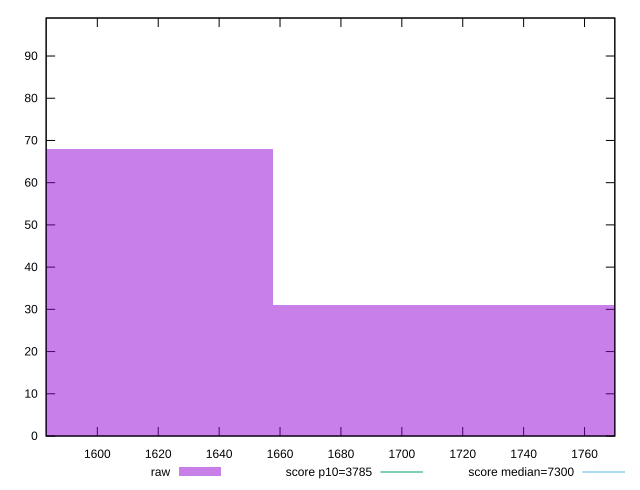

Here is the gnuplot script that generated this plot:
reset

$raw <<EOF
1585.680643034871 68
1729.8334287653138 31
EOF

set key outside below
set boxwidth 144.15278573044282
set xrange [1583.1881999999998:1769.9472]
set yrange [0:99]
set trange [0:99]
set style fill transparent solid 0.5 noborder

set parametric
set terminal svg size 640, 490 enhanced background rgb 'white'
set output "reports/report_00030_2021-02-24T20-42-31.540Z/interactive/samples/card/raw/histogram.svg"

plot $raw title "raw" with boxes, \
     3785,t title "score p10=3785", \
     7300,t title "score median=7300"

reset
